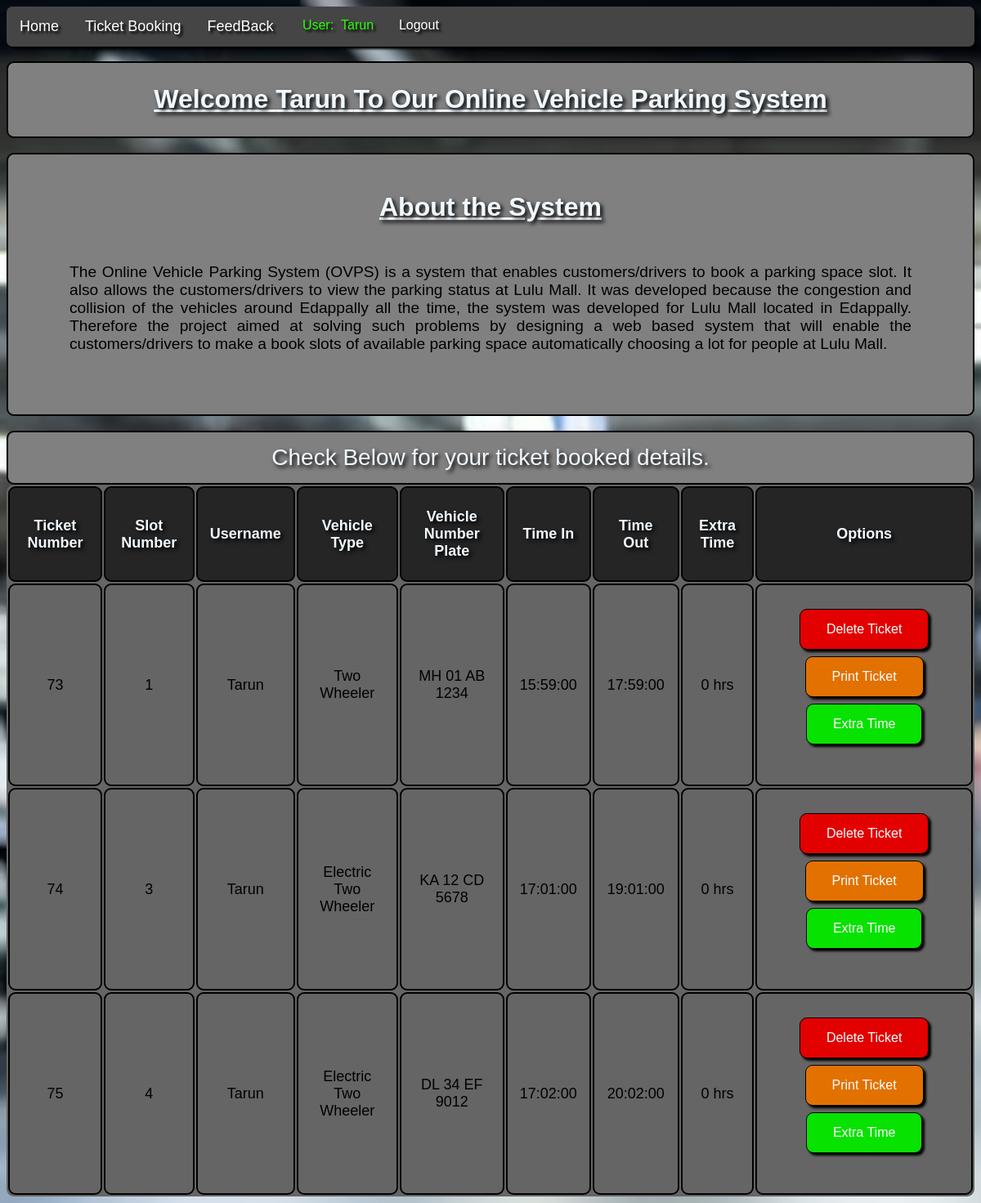
The app's page /homepage.php (signed in) with its own data.
### tables this page shows
CREATE TABLE `tickets` (
  `ticketid` int(11) NOT NULL,
  `timein` time NOT NULL,
  `timeout` time NOT NULL,
  `dateofbooking` varchar(255) NOT NULL,
  `vehicletype` int(11) NOT NULL,
  `numberplate` varchar(255) NOT NULL,
  `userid` int(11) DEFAULT NULL,
  `extratime` int(11) NOT NULL DEFAULT 0
);

CREATE TABLE `slot` (
  `slotnum` int(11) NOT NULL,
  `vehicletypeslot` int(11) NOT NULL,
  `status` int(11) NOT NULL,
  `ticketid` int(11) DEFAULT NULL
);

### homepage.php (the view, shortened to what this page needs)
<html>
<head>
    <link rel = "stylesheet" href = "Styles\webpagestyle.css">
</head>
<body>
    <?php include 'menu.php'?>
    <br>
    <?php
        echo "<div class = textbox2>";
            echo "<center><h1>Welcome $username To Our Online Vehicle Parking System</h1></center>";
        echo "</div>";
    ?>
    <br>
    <div class = textbox>
        <h1>About the System</h1>
        <p class = "div1">
            The Online Vehicle Parking System (OVPS) is a system that enables customers/drivers to book a parking space slot. It also allows the customers/drivers to view the parking status at Lulu Mall.
            It was developed because the congestion and collision of the vehicles around Edappally all the time, the system was developed for Lulu Mall located in Edappally.
            Therefore the project aimed at solving such problems by designing a web based system that will enable the customers/drivers to make a book slots of available parking space automatically choosing a lot for people at Lulu Mall.
        </p>
    </div>
    <table class="styled-table">
    <br>
    <br>
    <?php
        $con = mysqli_connect("localhost", "root", "", "parkingsystem");
        $id = $_SESSION["id"];
       $sql="SELECT
                t.ticketid,
                t.timein,
                t.timeout,
                t.extratime,
                t.dateofbooking,
                u.username,
                t.vehicletype,
                t.numberplate,
                u.phonenumber,
                s.slotnum,
                p.price
            FROM
                tickets t
            JOIN
                users u ON t.userid = u.userid
            JOIN
                slot s ON t.ticketid = s.ticketid
            LEFT JOIN
                payment p ON s.slotnum = p.slotnum
                where u.userid=$id;";
        $result = mysqli_query($con, $sql);
        if (!mysqli_num_rows($result))
        {
            echo "<p class = 'notickets'>No Tickets has been booked yet by $username &nbsp;<a href='ticket.php' class = 'click'>Click Here!</a></p>";
        }
        else
        {
            echo "<div class = textbox3>Check Below for your ticket booked details.</div>";
            echo "<tr>";
            echo "<th>Ticket Number</th>";
            echo "<th>Slot Number</th>";
            echo "<th>Username</th>";
            echo "<th>Vehicle Type</th>";
            echo "<th>Vehicle Number Plate</th>";
            echo "<th>Time In</th>";
            echo "<th>Time Out</th>";
            echo "<th>Extra Time</th>";
            echo "<th>Options</th>";
            echo "</tr>";
            if(mysqli_num_rows($result) > 0)
            {
                while (($row = mysqli_fetch_assoc($result)))
                {
                    $slotid = $row['slotnum'];
                    $ticketid = $row['ticketid'];
                    $time1 = $row['timein'];
                    $time2 = $row['timeout'];
                    $numberplate = $row['numberplate'];
                    $vtype = $row["vehicletype"];
                    $vehicletype = [1 => 'Two Wheeler', 2 => 'Four Wheeler', 3 => 'Electric Two Wheeler', 4 => 'Electric Two Wheeler'];
                    $vehicletype2 = $vehicletype[$vtype];
                    $extratime = $row['extratime'];
                    echo "<tr>";
                    echo "<td>$ticketid</td>";
                    echo "<td>$slotid</td>";
                    echo "<td>$username</td>";
                    echo "<td>$vehicletype2</td>";
                    echo "<td>$numberplate</td>";
                    echo "<td>$time1</td>";
                    echo "<td>$time2</td>";
                    echo "<td>$extratime hrs</td>";
                    echo "<td>
                            <form action='' method='post'>
                                <input type='text' value = '$ticketid' name = 'ticketnum' hidden>
                                <input type='submit' class='delete' name='delete' value='Delete Ticket'>
                                <input type='submit' class='print' name='print' value='Print Ticket'>
                                <input type='submit' class='addtime' name='addtime' value='Extra Time'>
                            </form>
                        </td>";
                    echo "</tr>";
                }
            }
        }
    ?>
    </table>
</body>
</html>

### Styles/webpagestyle.css (style rules this page uses)
body { background-image: url('../Images/image.png'); background-size: cover; background-repeat: no-repeat; font-family:'Franklin Gothic Medium', 'Arial Narrow', Arial, sans-serif; }
.div1 { font-size: larger; text-align: justify; }
p { font-size: x-large; margin: 50px; }
h1 { color:aliceblue; text-align: center; text-decoration: underline; text-shadow:3px 3px 5px black; }
form { margin-bottom: 20px; }
.styled-table { width: 100%; background-color: #656565; font-size: 18px; text-align: center; border-radius: 9px; }
.styled-table th, .styled-table td { padding: 25px 15px; border-radius: 9px; }
.styled-table th { color:aliceblue; background-color: #252525; text-shadow:3px 3px 5px black; }
.styled-table tr { background-color: #656565; }
.styled-table th, .styled-table td { border: 2px solid #000000; }
.delete { background-color: #e20000; border:1px solid rgb(0, 0, 0); color: white; padding: 15px 32px; text-align: center; text-decoration: none; display: inline-block; font-size: 16px; margin: 4px 2px; cursor: pointer; border-radius: 9px; box-shadow: 3px 3px 3px black; font-family:'Franklin Gothic Medium', 'Arial Narrow', Arial, sans-serif; }
.print { background-color: #e27100; border:1px solid rgb(0, 0, 0); color: white; padding: 15px 32px; text-align: center; text-decoration: none; display: inline-block; font-size: 16px; margin: 4px 2px; cursor: pointer; border-radius: 9px; font-family:'Franklin Gothic Medium', 'Arial Narrow', Arial, sans-serif; box-shadow: 3px 3px 3px black }
.addtime { background-color: #08e200; border:1px solid rgb(0, 0, 0); color: white; padding: 15px 32px; text-align: center; text-decoration: none; display: inline-block; font-size: 16px; margin: 4px 2px; cursor: pointer; border-radius: 9px; font-family:'Franklin Gothic Medium', 'Arial Narrow', Arial, sans-serif; box-shadow: 3px 3px 3px black }
.textbox { display: inline-block; background: grey; border-radius: 9px; border: 2px solid #000; padding: 25px; align-items: center; justify-content: center; }
.textbox2 { display: flex; flex-direction: row; background: grey; border-radius: 9px; border: 2px solid #000; padding: 5px; align-items: center; justify-content: center; }
.textbox3 { display: flex; color: aliceblue; flex-direction: row; text-shadow:3px 3px 5px black; font-size: 28px; background: grey; border-radius: 9px; border: 2px solid #000; padding: 15px; align-items: center; justify-content: center; }

### records on screen
tickets: ticketid "73", slot.slotnum "1", vehicletype "Two Wheeler", numberplate "MH 01 AB 1234", timein "15:59:00", timeout "17:59:00", extratime "0"
tickets: ticketid "74", slot.slotnum "3", vehicletype "Electric Two Wheeler", numberplate "KA 12 CD 5678", timein "17:01:00", timeout "19:01:00", extratime "0"
tickets: ticketid "75", slot.slotnum "4", vehicletype "Electric Two Wheeler", numberplate "DL 34 EF 9012", timein "17:02:00", timeout "20:02:00", extratime "0"

### other values on screen
$_SESSION["username"] "Tarun"
$username "Tarun"
